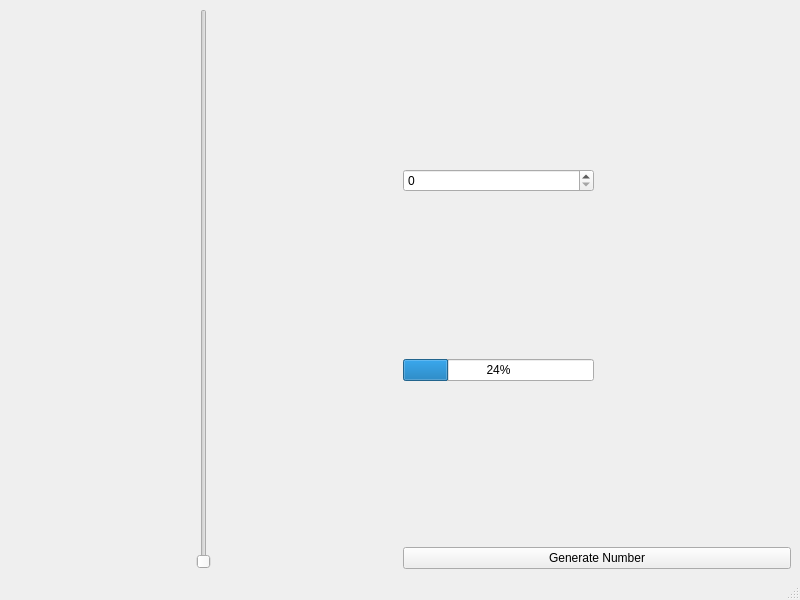
<?xml version="1.0" encoding="UTF-8"?>
<ui version="4.0">
 <class>MainWindow</class>
 <widget class="QMainWindow" name="MainWindow">
  <property name="geometry">
   <rect>
    <x>0</x>
    <y>0</y>
    <width>800</width>
    <height>600</height>
   </rect>
  </property>
  <property name="windowTitle">
   <string>MainWindow</string>
  </property>
  <widget class="QWidget" name="centralwidget">
   <layout class="QHBoxLayout" name="horizontalLayout_2">
    <item>
     <layout class="QHBoxLayout" name="horizontalLayout">
      <item>
       <spacer name="horizontalSpacer_2">
        <property name="orientation">
         <enum>Qt::Horizontal</enum>
        </property>
        <property name="sizeHint" stdset="0">
         <size>
          <width>40</width>
          <height>20</height>
         </size>
        </property>
       </spacer>
      </item>
      <item>
       <widget class="QSlider" name="verticalSlider">
        <property name="maximum">
         <number>100</number>
        </property>
        <property name="orientation">
         <enum>Qt::Vertical</enum>
        </property>
       </widget>
      </item>
      <item>
       <spacer name="horizontalSpacer">
        <property name="orientation">
         <enum>Qt::Horizontal</enum>
        </property>
        <property name="sizeHint" stdset="0">
         <size>
          <width>40</width>
          <height>20</height>
         </size>
        </property>
       </spacer>
      </item>
     </layout>
    </item>
    <item>
     <layout class="QGridLayout" name="gridLayout">
      <item row="4" column="0">
       <widget class="QProgressBar" name="progressBar">
        <property name="value">
         <number>24</number>
        </property>
       </widget>
      </item>
      <item row="2" column="0">
       <spacer name="verticalSpacer">
        <property name="orientation">
         <enum>Qt::Vertical</enum>
        </property>
        <property name="sizeHint" stdset="0">
         <size>
          <width>20</width>
          <height>40</height>
         </size>
        </property>
       </spacer>
      </item>
      <item row="0" column="0">
       <spacer name="verticalSpacer_3">
        <property name="orientation">
         <enum>Qt::Vertical</enum>
        </property>
        <property name="sizeHint" stdset="0">
         <size>
          <width>20</width>
          <height>40</height>
         </size>
        </property>
       </spacer>
      </item>
      <item row="1" column="0">
       <widget class="QSpinBox" name="spinBox">
        <property name="maximum">
         <number>100</number>
        </property>
       </widget>
      </item>
      <item row="5" column="0">
       <spacer name="verticalSpacer_2">
        <property name="orientation">
         <enum>Qt::Vertical</enum>
        </property>
        <property name="sizeHint" stdset="0">
         <size>
          <width>20</width>
          <height>40</height>
         </size>
        </property>
       </spacer>
      </item>
      <item row="1" column="1">
       <spacer name="horizontalSpacer_3">
        <property name="orientation">
         <enum>Qt::Horizontal</enum>
        </property>
        <property name="sizeHint" stdset="0">
         <size>
          <width>40</width>
          <height>20</height>
         </size>
        </property>
       </spacer>
      </item>
      <item row="6" column="0" colspan="2">
       <widget class="QPushButton" name="pushButton">
        <property name="text">
         <string>Generate Number</string>
        </property>
       </widget>
      </item>
     </layout>
    </item>
   </layout>
  </widget>
  <widget class="QMenuBar" name="menubar">
   <property name="geometry">
    <rect>
     <x>0</x>
     <y>0</y>
     <width>800</width>
     <height>20</height>
    </rect>
   </property>
  </widget>
  <widget class="QStatusBar" name="statusbar"/>
 </widget>
 <resources/>
 <connections/>
</ui>
